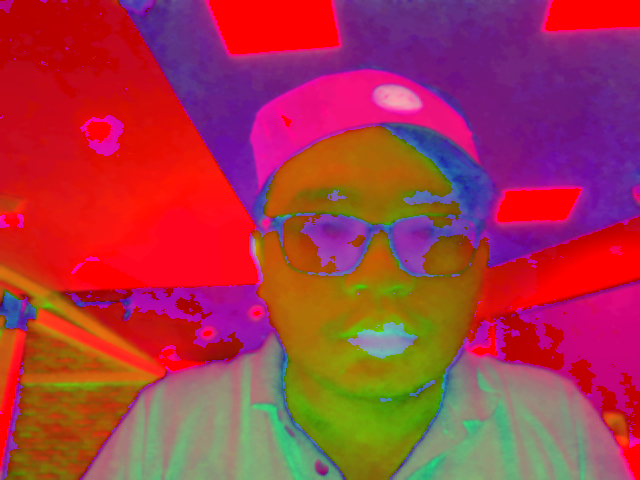
#> input picture hsv.bmp, 640 x 480 px, given in place of the camera
$ python main_threshold_picker.py
#> lines starting #> are read from the running program, lines starting #| are printed output that depends on the picture; after the words box and inside, x2 and y2 are one past the last pixel; in counts of white or black regions, pixels touching at a corner belong together
import cv2
import numpy as np

def callback(x):
    pass

cap = cv2.VideoCapture(0)
cv2.namedWindow('image',cv2.WINDOW_NORMAL)


ilowH = 0
ihighH = 179

ilowS = 0
ihighS = 255
ilowV = 0
ihighV = 255

# create trackbars for color change
cv2.createTrackbar('lowH','image',ilowH,179,callback)
#> slider 'lowH' is set to 35
cv2.createTrackbar('highH','image',ihighH,179,callback)

cv2.createTrackbar('lowS','image',ilowS,255,callback)
#> slider 'lowS' is set to 51
cv2.createTrackbar('highS','image',ihighS,255,callback)

cv2.createTrackbar('lowV','image',ilowV,255,callback)
#> slider 'lowV' is set to 51
cv2.createTrackbar('highV','image',ihighV,255,callback)


while(True):
    # grab the frame
    ret, frame = cap.read()
#> frame is the input picture: shape (480, 640, 3); mean B, G, R 71.2, 56, 166.3

    # get trackbar positions
    ilowH = cv2.getTrackbarPos('lowH', 'image')
    ihighH = cv2.getTrackbarPos('highH', 'image')
    ilowS = cv2.getTrackbarPos('lowS', 'image')
    ihighS = cv2.getTrackbarPos('highS', 'image')
    ilowV = cv2.getTrackbarPos('lowV', 'image')
    ihighV = cv2.getTrackbarPos('highV', 'image')

    hsv = cv2.cvtColor(frame, cv2.COLOR_BGR2HSV)
#> hsv: shape (480, 640, 3); mean H, S, V 82.1, 208.9, 179.3
    lower_hsv = np.array([ilowH, ilowS, ilowV])
    higher_hsv = np.array([ihighH, ihighS, ihighV])
    mask = cv2.inRange(hsv, lower_hsv, higher_hsv)
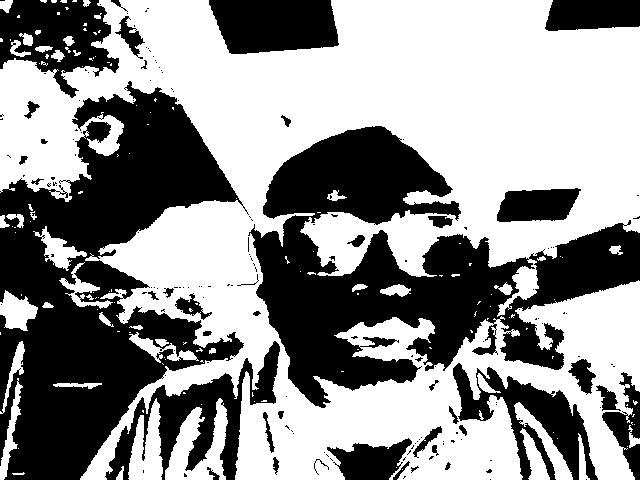
#> mask: shape (480, 640); 56.8% white; 168 black regions (127 under 20 px), largest, box (x1, y1, x2, y2) and area: (0, 81, 249, 480) 48228, (248, 126, 640, 408) 46604, (105, 341, 280, 480) 7260

    frame = cv2.bitwise_and(frame, frame, mask=mask)
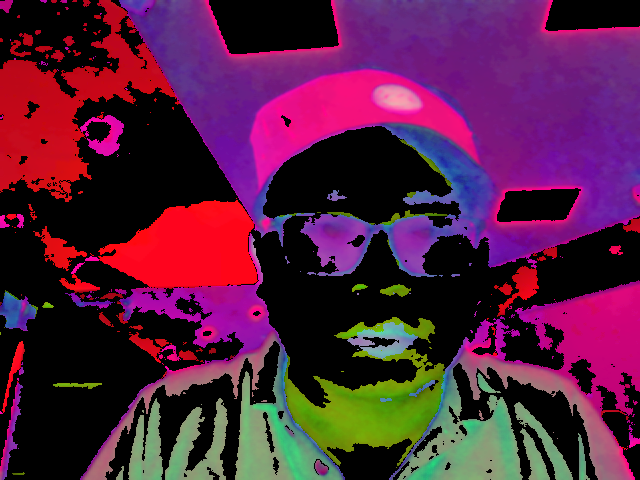
#> frame: shape (480, 640, 3); mean B, G, R 63.1, 29.8, 85

    # show thresholded image
    cv2.imshow('image', frame)

    cv2.imshow("hsv", hsv)
    k = cv2.waitKey(1) & 0xFF # large wait time to remove freezing
#> (key Esc is pressed here)
    if k == 113 or k == 27:
        break


cv2.destroyAllWindows()
cap.release()
